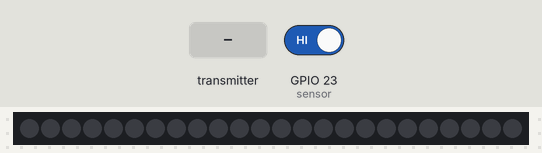
Bench run of a sketch on a simulated ESP32. Shown: 24 RGB LEDs in strip order, left to right. The test bench sets the inputs (shaded band); at power-on: GPIO 23 (sensor) HIGH. Dim RGB values are drawn brighter than linear.

Above: at 1.2 s.
1.3 s: the transmitter starts sending incomingCommand = 1
At 2.4 s:
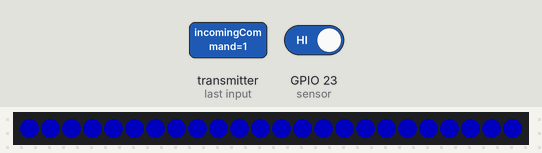
2.8 s: the transmitter starts sending incomingCommand = 0
At 3.8 s:
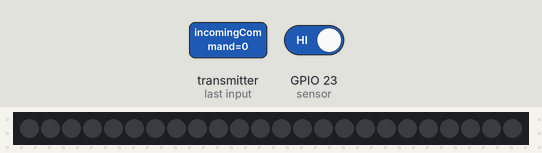
Timing chart, 0 to 5.8 s (numbered marks = the images above; inputs shaded):
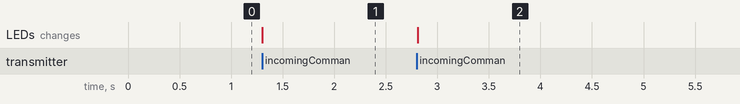

The sketch:

Button_Latest_LEDRing_wPairing.ino
```cpp
#define sensor 23
#define led 22
#define led_count 24

#include <esp_now.h>
#include <WiFi.h>
#include <Adafruit_NeoPixel.h>

Adafruit_NeoPixel pixels(led_count, led, NEO_GRB + NEO_KHZ800);

uint8_t broadcastAddress[] = {0xA0, 0xB7, 0x65, 0xDC, 0x29, 0x84}; // Mainboard

String success;

typedef struct struct_messsage {
  int id;
  int task;
  int wrong;
  int right;
} struct_message;

struct_message sendingState;

int incomingCommand;
int oldCommand;
bool commandSent;

int sensorState;
int prev_sensorState;
int buttonPress;

esp_now_peer_info_t peerInfo;

unsigned long lastPressTime;
const unsigned long tapThreshold = 500;

uint32_t color[] = {
  pixels.Color(0, 0, 255),
  pixels.Color(255, 0, 0),
  pixels.Color(0, 255, 0),
  pixels.Color(255, 255, 0)
};
int colorIndex = 0;
uint32_t currentColor = color[colorIndex];

void OnDataSent(const uint8_t *mac_addr, esp_now_send_status_t status) {
}

void OnDataRecv(const uint8_t * mac, const uint8_t *incomingData, int len) {
  memcpy(&incomingCommand, incomingData, sizeof(incomingCommand));
}

void setup() {
  Serial.begin(115200);
  WiFi.mode(WIFI_STA);
  pinMode(sensor, INPUT_PULLUP);

  pixels.begin();
  pixels.setBrightness(80);

  if (esp_now_init() != ESP_OK) {
    return;
  }

  sendingState.id = 2; // Change according to button number
  sendingState.task = 0;
  sendingState.wrong = 0;
  sendingState.right = 0;
  incomingCommand = 5;
  oldCommand = 0;

  turnOff();

  esp_now_register_send_cb(OnDataSent);

  memcpy(peerInfo.peer_addr, broadcastAddress, 6);
  peerInfo.channel = 0;
  peerInfo.encrypt = false;

  if (esp_now_add_peer(&peerInfo) != ESP_OK) {
    return;
  }

  esp_now_register_recv_cb(esp_now_recv_cb_t(OnDataRecv));
}

void loop() {

  if (incomingCommand == 0) {
    turnOff();
    sendingState.task = 0;
    sensorState = digitalRead(sensor);
    if (sensorState == 0 && prev_sensorState == 1) {
      sendingState.wrong++;
    }
    prev_sensorState = sensorState;
    delay(10);
  }

  if (incomingCommand == 1) {
    turnOn();
    while (incomingCommand == 1) {
      sensorState = digitalRead(sensor);
      if (sensorState == 0 && prev_sensorState == 1) {
        turnOff();
        sendingState.task = 1;
        sendingState.right++;
      }
      prev_sensorState = sensorState;
      delay(10);
      esp_err_t result = esp_now_send(broadcastAddress, (uint8_t *) &sendingState, sizeof(sendingState));

      if (incomingCommand == 0) {
        sendingState.task = 0;
        esp_err_t result = esp_now_send(broadcastAddress, (uint8_t *) &sendingState, sizeof(sendingState));
        break;
      }
    }
  }

  if (incomingCommand == 2 && incomingCommand != oldCommand) {
    turnOn();
    sendingState.task = 0;
    sendingState.wrong = 0;
    sendingState.right = 0;
    esp_err_t result = esp_now_send(broadcastAddress, (uint8_t *) &sendingState, sizeof(sendingState));
  }

  if (incomingCommand == 3 && incomingCommand != oldCommand) {
    turnOn();
    esp_err_t result = esp_now_send(broadcastAddress, (uint8_t *) &sendingState, sizeof(sendingState));
  }

  if (incomingCommand == 4 && incomingCommand != oldCommand) {
    turnOn();
    sendingState.task = 1;
    esp_err_t result = esp_now_send(broadcastAddress, (uint8_t *) &sendingState, sizeof(sendingState));
    while (incomingCommand == 4) {
      sensorState = digitalRead(sensor);
      if (sensorState == 0) {
        lastPressTime = millis();
        while (millis() - lastPressTime < tapThreshold) {
          sensorState = digitalRead(sensor);
          if (sensorState == 0 && prev_sensorState == 1) {
            buttonPress++;
          }
          prev_sensorState = sensorState;
          if (buttonPress == 2) {
            colorChange();
            buttonPress = 0;
          }
          delay(10);
        }
        buttonPress = 0;
      }
    }
  }

  oldCommand = incomingCommand;
}

void colorChange() {
  colorIndex = (colorIndex + 1) % (sizeof(color) / sizeof(color[0]));
  currentColor = color[colorIndex];
  turnOn();
}

void turnOn() {
  for (int i = 0; i < led_count; i++) {
    pixels.setPixelColor(i, currentColor);
  }
  pixels.show();
}

void turnOff() {
  for (int i = 0; i < led_count; i++) {
    pixels.setPixelColor(i, pixels.Color(0, 0, 0));
  }
  pixels.show();
}
```

Measured:
- after the input at 1.3 s, the LEDs: change at once (image 1)
- after the input at 2.8 s, the LEDs: change at once (image 2)
